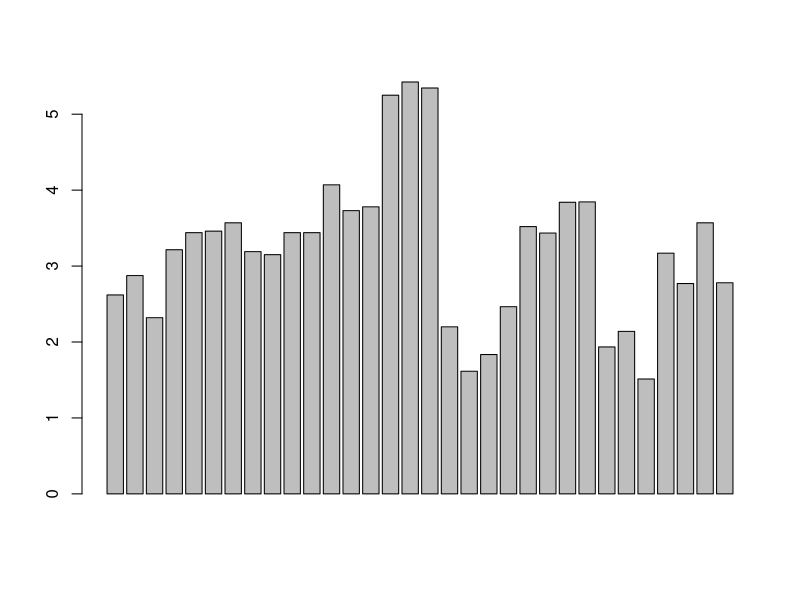
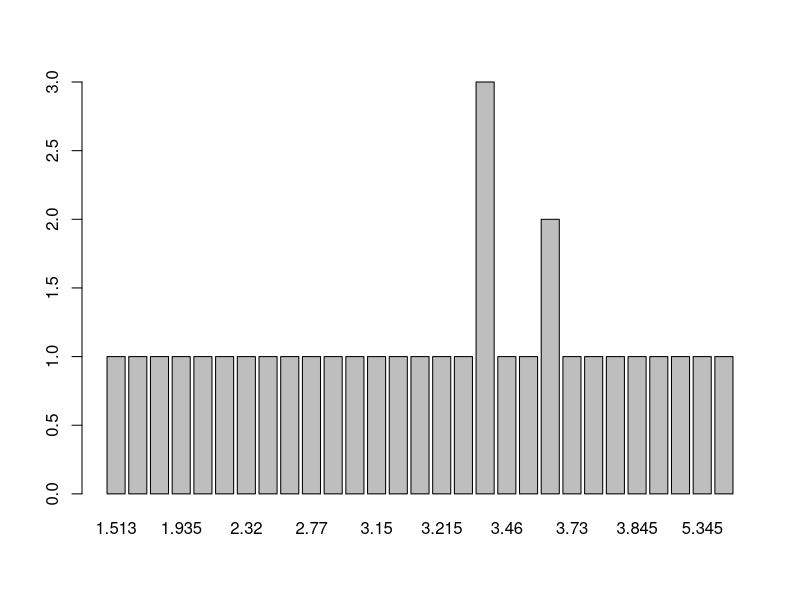
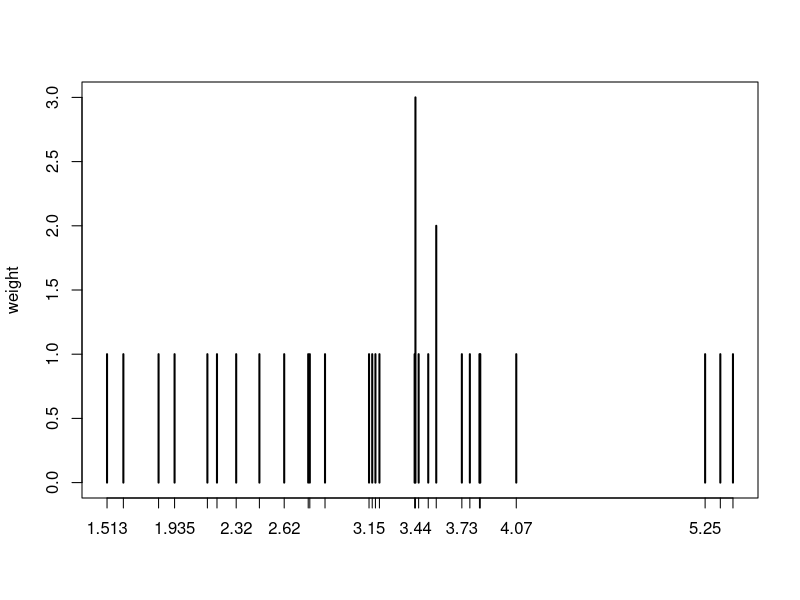

Write R code to recreate these figures, in order.
# File: R_data_io_g.R
# Course: Ch3.R.Data.IO
# Section: basic graphics-bar chart
# Author: vvn weian chao, CoLLab cc, vvnchao@gmail.com
# Date: 2021-10-18

# INSTALL and LOAD PACKAGE
#install.packages("datasets")
library(datasets)
data()

# read data set "mtcars"
?mtcars
data(mtcars)
str(mtcars)
head(mtcars)

# barplot
barplot(mtcars$wt)  # doesn't work
# need a table with frequencies for each category
weight <- table(mtcars$wt)
str(weight)
barplot(weight)
plot(weight)

# clear environment
rm(list = ls())
